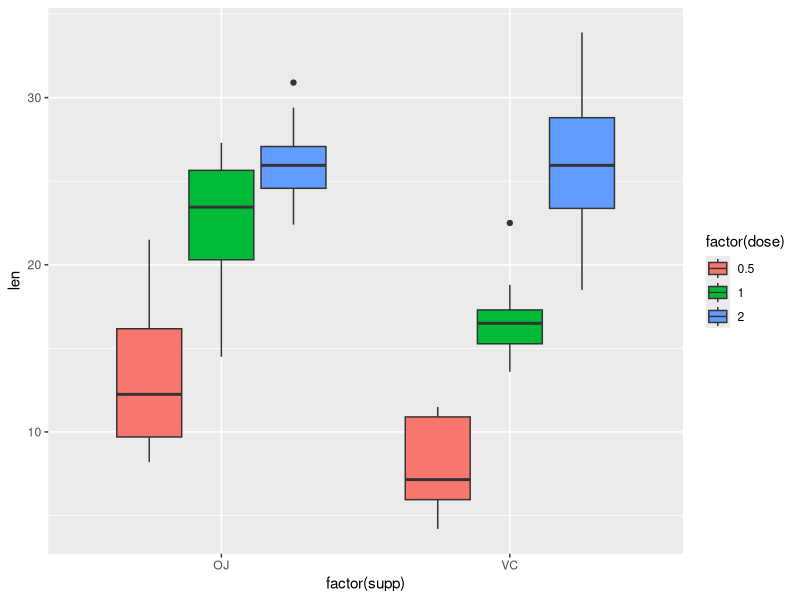

The R script that drew this image:
## ---- chunk 1
library(datasets)
library(ggplot2)
data("ToothGrowth")
## ---- chunk 2
p <- ggplot(ToothGrowth, 
            aes(x = factor(supp), y = len, fill = factor(dose))) +
  geom_boxplot()
print(p)
## ---- chunk 3
summary(ToothGrowth)
## ---- chunk 4
fit <- aov(ToothGrowth$len ~ ToothGrowth$supp + ToothGrowth$dose)
anova(fit)
